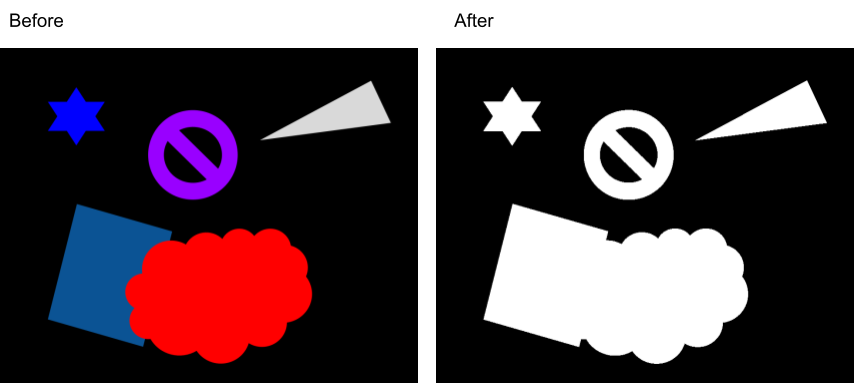
#> input picture images/example.png, 854 x 383 px
$ python main.py
#> lines starting #> are read from the running program, lines starting #| are printed output that depends on the picture
### functions/selectfile.py
import tkinter as tk
from tkinter import filedialog

def selectFile():
    root = tk.Tk()
    root.withdraw()
    file_path = filedialog.askopenfilename()
#> the answer given: images/example.png
    return file_path

### functions/filepaths.py
def outputpath(input_image_path):
    # Split the input image by /
    splitList = input_image_path.split('/')

    # Image name is the last element of the splitList list
    imagename = splitList[-1]

    # Split imageName by .
    tmpList = imagename.split('.')
    imageNoExt = tmpList[0]
    ext = '.' + tmpList[1]

    # Chop off the last element from splitList
    slicedList= splitList[:-1]

    # Join all elements of splitList with /
    slicedList = '/'.join(slicedList)

    # Add a folder to slicedList with /
    slicedList = slicedList + '/'

    return slicedList + imageNoExt + "_modified" + ext

### main.py
import cv2
from PIL import Image
from functions.selectfile import selectFile
from functions.cropper import cropper
from functions.filepaths import outputpath
from functions.getcolor import getcolor

# Select file
input_image_path = selectFile()
output_image_path = outputpath(input_image_path)


# Convert to RGBA and get basic info
input_image = Image.open(input_image_path)
#> input_image is the input picture: PIL image 854x383 RGBA; mean R, G, B, A 55.5, 40.7, 47.5, 225.1
img = input_image.convert('RGBA')
width, height = input_image.size
#> width = 854; height = 383


def on_mouse_click(event, x, y, flags, param):
    global selected_pixel
    if event == cv2.EVENT_LBUTTONDOWN:
        selected_pixel = (x, y)

# Load your image
image = cv2.imread(input_image_path)
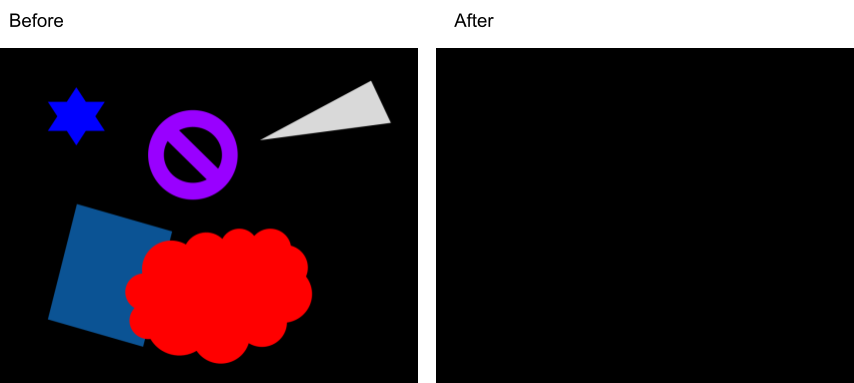
#> image: shape (383, 854, 3); mean B, G, R 47.5, 40.7, 55.5


selected_pixel = None
# Have user select a color to keep
if image is None:
    print("Error: Image not loaded. Please check the file path.")
else:
    cv2.imshow("Select a color to keep", image)
    cv2.setMouseCallback("Select a color to keep", on_mouse_click)

    while True:
        key = cv2.waitKey(1) & 0xFF
#> (key Esc is pressed here)
        if selected_pixel is not None:
            break

    cv2.destroyAllWindows()

# Remove all colors that are not the keep color from the image, and save it.
if selected_pixel is not None:

    keepColor = getcolor(input_image, selected_pixel)

    # keepColor = input_image.getpixel(selected_pixel)

    print("Selected Pixel:", selected_pixel)
    print("Keep Color:", keepColor)

    modified_img = cropper(img, width, height, keepColor)

    modified_img.save(output_image_path)
else:
    print("No pixel selected. Exiting without processing.")

# done
